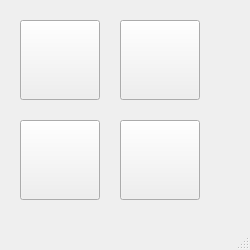
<?xml version="1.0" encoding="UTF-8"?>
<ui version="4.0">
 <class>MainWindow</class>
 <widget class="QMainWindow" name="MainWindow">
  <property name="geometry">
   <rect>
    <x>0</x>
    <y>0</y>
    <width>250</width>
    <height>250</height>
   </rect>
  </property>
  <property name="windowTitle">
   <string>MainWindow</string>
  </property>
  <widget class="QWidget" name="centralwidget">
   <widget class="QPushButton" name="pushButton">
    <property name="geometry">
     <rect>
      <x>20</x>
      <y>20</y>
      <width>80</width>
      <height>80</height>
     </rect>
    </property>
    <property name="text">
     <string/>
    </property>
    <property name="checkable">
     <bool>true</bool>
    </property>
   </widget>
   <widget class="QPushButton" name="pushButton_2">
    <property name="geometry">
     <rect>
      <x>120</x>
      <y>20</y>
      <width>80</width>
      <height>80</height>
     </rect>
    </property>
    <property name="text">
     <string/>
    </property>
    <property name="checkable">
     <bool>true</bool>
    </property>
   </widget>
   <widget class="QPushButton" name="pushButton_3">
    <property name="geometry">
     <rect>
      <x>20</x>
      <y>120</y>
      <width>80</width>
      <height>80</height>
     </rect>
    </property>
    <property name="text">
     <string/>
    </property>
    <property name="checkable">
     <bool>true</bool>
    </property>
   </widget>
   <widget class="QPushButton" name="pushButton_4">
    <property name="geometry">
     <rect>
      <x>120</x>
      <y>120</y>
      <width>80</width>
      <height>80</height>
     </rect>
    </property>
    <property name="text">
     <string/>
    </property>
    <property name="checkable">
     <bool>true</bool>
    </property>
   </widget>
  </widget>
  <widget class="QMenuBar" name="menubar">
   <property name="geometry">
    <rect>
     <x>0</x>
     <y>0</y>
     <width>250</width>
     <height>22</height>
    </rect>
   </property>
  </widget>
  <widget class="QStatusBar" name="statusbar"/>
 </widget>
 <resources/>
 <connections/>
</ui>
